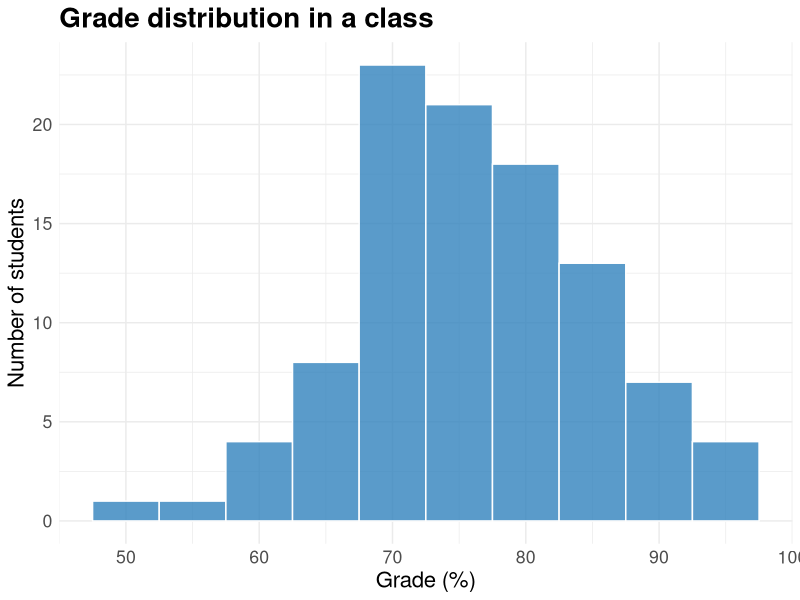
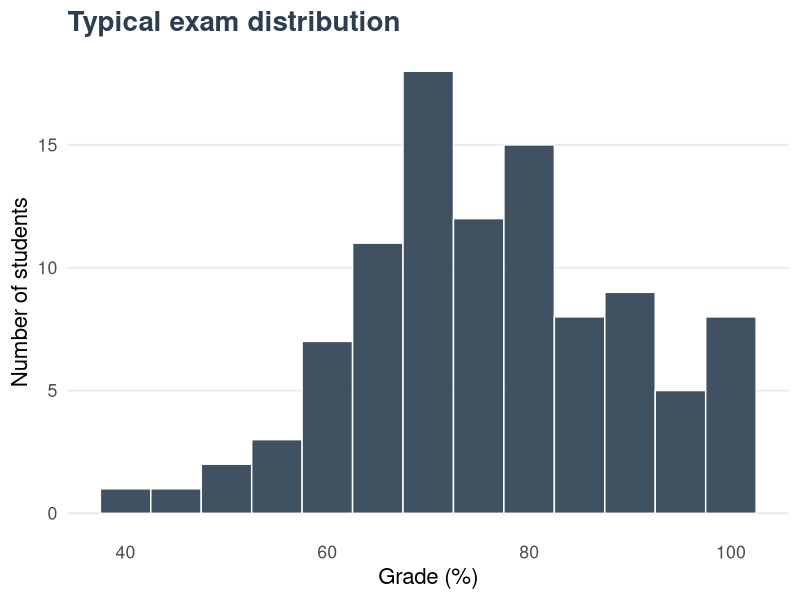
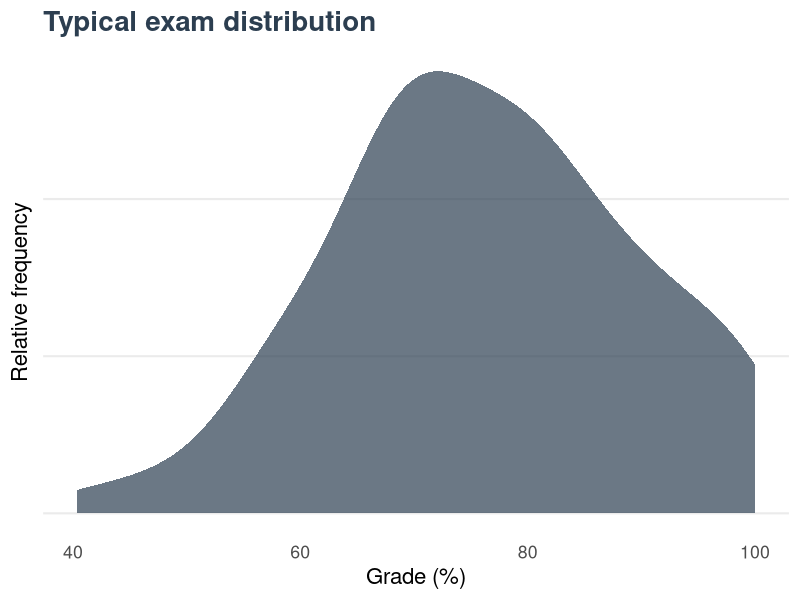
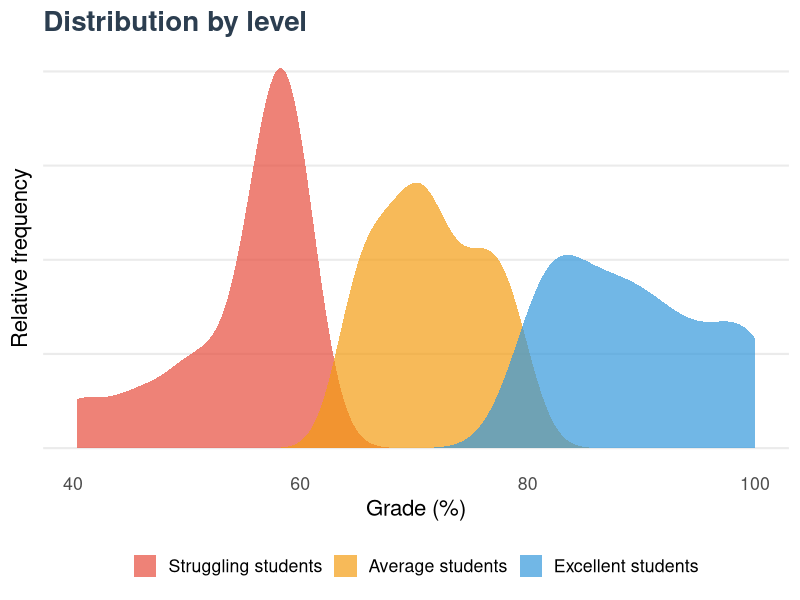
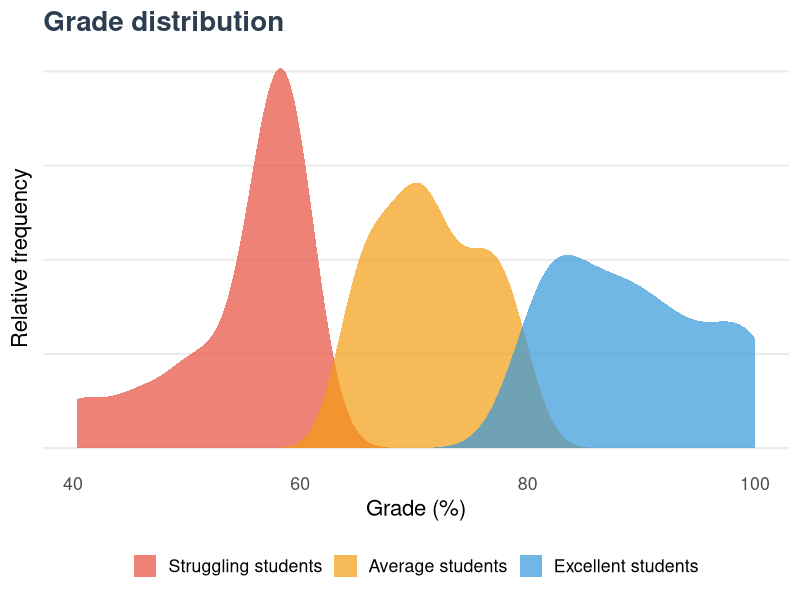
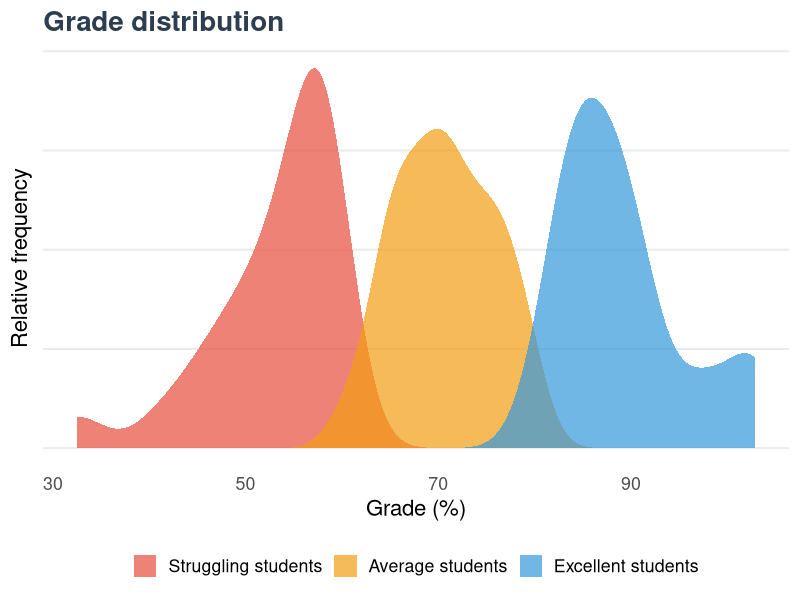
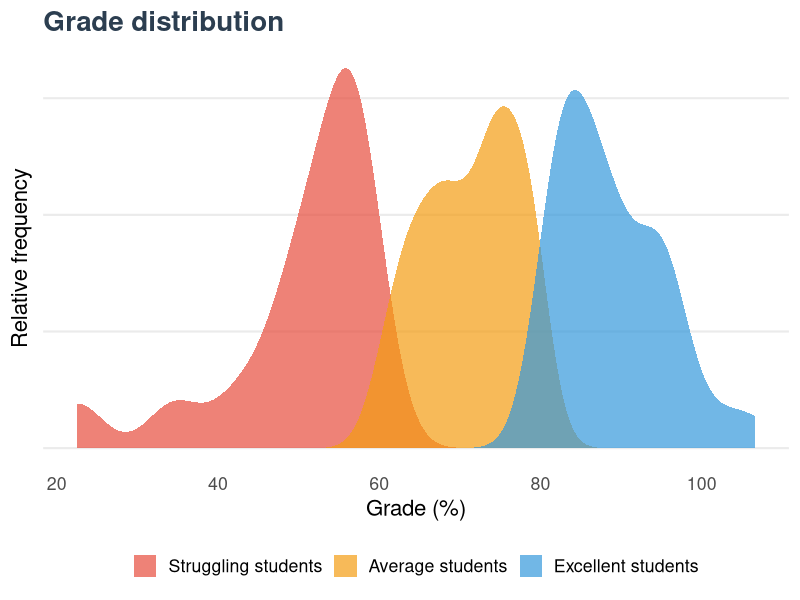
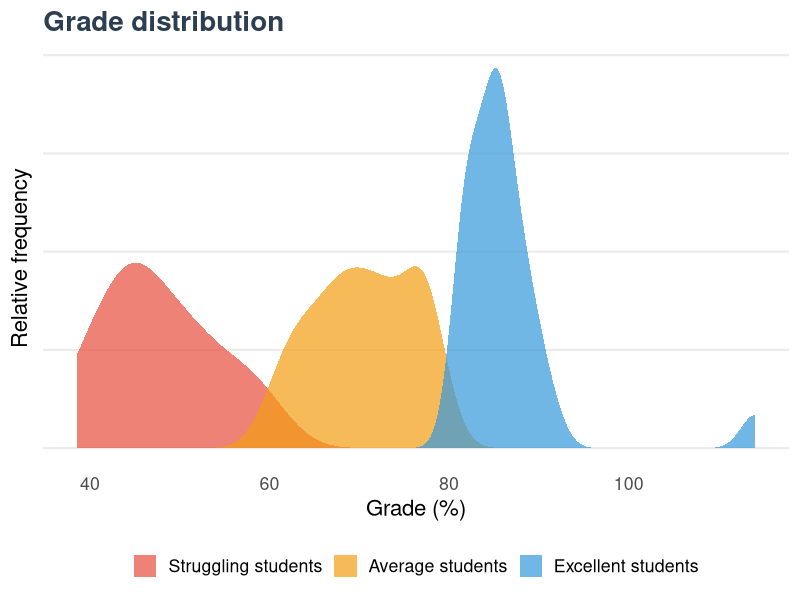

Reproduce these figures in R, in order.
## ---- chunk 1
#| echo: false
#| fig-align: center
library(ggplot2)

# Simulate exam grades
set.seed(123)
notes <- data.frame(
  Note = rnorm(100, mean = 75, sd = 10)
)

ggplot(notes, aes(x = Note)) +
  geom_histogram(binwidth = 5, fill = "#3182bd", color = "white", alpha = 0.8) +
  labs(
    title = "Grade distribution in a class",
    x = "Grade (%)",
    y = "Number of students"
  ) +
  theme_minimal() +
  theme(
    text = element_text(size = 16),
    plot.title = element_text(size = 20, face = "bold")
  )
## ---- chunk 2
#| echo: false
#| fig-align: center
library(ggplot2)

# Simulate data
set.seed(123)
n_students <- 100
performance <- rnorm(n_students, mean = 75, sd = 15)
# Ensure scores remain between 0 and 100
performance <- pmax(0, pmin(100, performance))

# Common theme
custom_theme <- theme_minimal(base_size = 16) +
  theme(
    plot.title = element_text(face = "bold", size = 20, color = "#2c3e50"),
    panel.grid.minor = element_blank(),
    panel.grid.major.x = element_blank(),
    legend.position = "bottom",
    legend.title = element_blank()
  )

# Histogram version
ggplot(data.frame(Score = performance), aes(x = Score)) +
  geom_histogram(binwidth = 5, fill = "#2c3e50", color = "white", alpha = 0.9) +
  scale_y_continuous(breaks = seq(0, 30, 5)) +
  labs(
    x = "Grade (%)",
    y = "Number of students",
    title = "Typical exam distribution"
  ) +
  custom_theme
## ---- chunk 3
#| echo: false
#| fig-align: center

# Single density distribution version
ggplot(data.frame(Score = performance), aes(x = Score)) +
  geom_density(fill = "#2c3e50", alpha = 0.7, color = NA) +
  scale_y_continuous(labels = NULL) + # Hide confusing numbers
  labs(
    x = "Grade (%)",
    y = "Relative frequency",
    title = "Typical exam distribution"
  ) +
  custom_theme +
  theme(axis.ticks.y = element_blank())
## ---- chunk 4
#| echo: false
#| fig-align: center

# Create groups
data <- data.frame(
  Score = performance,
  Groupe = cut(performance, 
              breaks = c(-Inf, 60, 80, Inf),
              labels = c("Struggling students", "Average students", "Excellent students"),
              include.lowest = TRUE)
)

# Modern colors
# Red (Difficulty), Orange/Gold (Average), Blue (Excellent)
colors <- c("#e74c3c", "#f39c12", "#3498db")

ggplot(data, aes(x = Score, fill = Groupe)) +
  geom_density(alpha = 0.7, color = NA) +
  scale_fill_manual(values = colors) +
  scale_y_continuous(labels = NULL) +
  labs(
    x = "Grade (%)",
    y = "Relative frequency",
    title = "Distribution by level"
  ) +
  custom_theme +
  theme(axis.ticks.y = element_blank())
## ---- chunk 5
#| echo: false
#| fig-align: center

# Common theme
custom_theme <- theme_minimal(base_size = 16) +
  theme(
    plot.title = element_text(face = "bold", size = 20, color = "#2c3e50"),
    panel.grid.minor = element_blank(),
    panel.grid.major.x = element_blank(),
    legend.position = "bottom",
    legend.title = element_blank(),
    axis.text.y = element_blank(),
    axis.ticks.y = element_blank()
  )
colors <- c("#e74c3c", "#f39c12", "#3498db")

# Same distribution for a good question
ggplot(data, aes(x = Score, fill = Groupe)) +
  geom_density(alpha = 0.7, color = NA) +
  scale_fill_manual(values = colors) +
  labs(
    x = "Grade (%)",
    y = "Relative frequency",
    title = "Grade distribution"
  ) +
  custom_theme
## ---- chunk 6
#| echo: false
#| fig-align: center
# Slight variation but same pattern
set.seed(124)
performance2 <- rnorm(n_students, mean = 72, sd = 16)
data2 <- data.frame(
  Score = performance2,
  Groupe = cut(performance2, 
              breaks = c(-Inf, 60, 80, Inf),
              labels = c("Struggling students", "Average students", "Excellent students"),
              include.lowest = TRUE)
)

ggplot(data2, aes(x = Score, fill = Groupe)) +
  geom_density(alpha = 0.7, color = NA) +
  scale_fill_manual(values = colors) +
  labs(
    x = "Grade (%)",
    y = "Relative frequency",
    title = "Grade distribution"
  ) +
  custom_theme
## ---- chunk 7
#| echo: false
#| fig-align: center
# New distribution but same pattern
set.seed(125)
performance3 <- rnorm(n_students, mean = 73, sd = 14)
data3 <- data.frame(
  Score = performance3,
  Groupe = cut(performance3, 
              breaks = c(-Inf, 60, 80, Inf),
              labels = c("Struggling students", "Average students", "Excellent students"),
              include.lowest = TRUE)
)

ggplot(data3, aes(x = Score, fill = Groupe)) +
  geom_density(alpha = 0.7, color = NA) +
  scale_fill_manual(values = colors) +
  labs(
    x = "Grade (%)",
    y = "Relative frequency",
    title = "Grade distribution"
  ) +
  custom_theme
## ---- chunk 8
#| echo: false
#| fig-align: center
# Another variation with the same pattern
set.seed(126)
performance4 <- rnorm(n_students, mean = 71, sd = 15)
data4 <- data.frame(
  Score = performance4,
  Groupe = cut(performance4, 
              breaks = c(-Inf, 60, 80, Inf),
              labels = c("Struggling students", "Average students", "Excellent students"),
              include.lowest = TRUE)
)

ggplot(data4, aes(x = Score, fill = Groupe)) +
  geom_density(alpha = 0.7, color = NA) +
  scale_fill_manual(values = colors) +
  labs(
    x = "Grade (%)",
    y = "Relative frequency",
    title = "Grade distribution"
  ) +
  custom_theme
## ---- chunk 9
#| echo: false
#| fig-align: center

# Reversed distribution for the problematic question
performance_reversed <- 100 - performance + rnorm(n_students, mean = 0, sd = 5)
data_prob <- data.frame(
  Score = performance_reversed,
  Groupe = cut(performance, 
              breaks = c(-Inf, 60, 80, Inf),
              labels = c("Struggling students", "Average students", "Excellent students"),
              include.lowest = TRUE)
)

ggplot(data_prob, aes(x = Score, fill = Groupe)) +
  geom_density(alpha = 0.7, color = NA) +
  scale_fill_manual(values = colors) +
  labs(
    x = "Grade (%)",
    y = "Relative frequency",
    title = "Reversed distribution!"
  ) +
  custom_theme +
  annotate("text", x = 20, y = 0.02, 
           label = "Best students\nfail?!", 
           color = "#e74c3c", size = 6, fontface = "bold")
## ---- chunk 10
#| echo: false
#| fig-align: center
#| fig-width: 15
#| fig-height: 4.5

# Simulate data for all questions
set.seed(123)
n_students <- 100

# Create scores for the 4 good questions
q1 <- rnorm(n_students, mean = 75, sd = 15)  # Causes of the war
q2 <- rnorm(n_students, mean = 72, sd = 16)  # Barbarossa
q3 <- rnorm(n_students, mean = 73, sd = 14)  # Economic impact
q4 <- rnorm(n_students, mean = 71, sd = 15)  # Yalta
# Problematic question (inverse of q1)
q5 <- 100 - q1 + rnorm(n_students, mean = 0, sd = 5)

data <- data.frame(
  Question = rep(c("Causes", "Barbarossa", "Economy", "Yalta", "Cigars"), each = n_students),
  Score = c(q1, q2, q3, q4, q5),
  Type = rep(c("Good question", "Good question", "Good question", "Good question", "Suspicious question"), 
            each = n_students)
)

# Theme
custom_theme <- theme_minimal(base_size = 16) +
  theme(
    plot.title = element_text(face = "bold", size = 20, color = "#2c3e50"),
    panel.grid.minor = element_blank(),
    panel.grid.major.x = element_blank(),
    legend.position = "bottom",
    legend.title = element_blank(),
    axis.text.y = element_blank(),
    axis.ticks.y = element_blank(),
    strip.text = element_text(size = 14, face = "bold", color = "#2c3e50")
  )

ggplot(data, aes(x = Score, fill = Type)) +
  geom_density(alpha = 0.7, color = NA) +
  facet_wrap(~Question, nrow = 1) +
  scale_fill_manual(values = c("#3498db", "#e74c3c")) + # Blue (Good), Red (Bad)
  labs(
    title = "Grade distribution for each question",
    x = "Grade (%)",
    y = "Relative frequency"
  ) +
  custom_theme
## ---- chunk 11
df <- swiss
ggplot(df, aes(x = Agriculture, y = Fertility, color = Education)) 
## ---- chunk 12
ggplot(df, aes(x = Agriculture, y = Fertility, color = Education)) +
  geom_point(alpha = 0.8) # alpha is transparency
## ---- chunk 13
ggplot(df, aes(x = Agriculture, y = Fertility, color = Education)) +
  geom_point(alpha = 0.8) + # alpha is transparency
  scale_color_gradient(low = "blue", high = "red", name = "Education") 
## ---- chunk 14
ggplot(df, aes(x = Agriculture, y = Fertility, color = Education)) +
  geom_point(alpha = 0.8) + # alpha is transparency
  scale_color_gradient(low = "blue", high = "red", name = "Education") +
  labs(
    title = "Relationship between agriculture and fertility in Switzerland",
    x = "Percentage of agriculture",
    y = "Fertility"
  ) 
## ---- chunk 15
ggplot(df, aes(x = Agriculture, y = Fertility, color = Education)) +
  geom_point(alpha = 0.8) + # alpha is transparency
  scale_color_gradient(low = "blue", high = "red", name = "Education") +
  labs(
    title = "Relationship between agriculture and fertility in Switzerland",
    x = "Percentage of agriculture",
    y = "Fertility"
  ) +
  theme_minimal()
## ---- chunk 16
ggplot(df, aes(x = Fertility)) +
  geom_histogram(fill = "skyblue", color = "white", bins = 5) +
  labs(
    title = "Distribution of fertility in Switzerland",
    x = "Fertility",
    y = "Number of cantons"
  ) +
  theme_minimal()
## ---- chunk 17
#| echo: false
#| warning: false
#| message: false
library(ggplot2)
library(dplyr)

# Create example data for height prediction
set.seed(123)
n <- 50
father_height <- rnorm(n, 175, 7)
# Using slope of 0.5 to demonstrate regression to mean
son_height <- 0.5 * father_height + rnorm(n, 85, 5)
height_data <- data.frame(father = father_height, son = son_height)

# Add reference line data
ref_data <- data.frame(
  x = c(min(father_height), max(father_height)),
  y = c(min(father_height), max(father_height))
)

ggplot(height_data, aes(x = father, y = son)) +
  # Add reference line first (what Galton expected)
  geom_line(data = ref_data, aes(x = x, y = y), 
            color = "gray", linetype = "dashed", size = 1) +
  geom_point(alpha = 0.6, color = "#1f77b4") +
  geom_smooth(method = "lm", color = "#d62728", se = FALSE) +
  labs(
    title = "Galton's Discovery",
    subtitle = "Dashed line: what he expected (slope = 1)\nRed line: what he observed (slope < 1)",
    x = "Father's height (cm)",
    y = "Son's height (cm)"
  ) +
  theme_minimal() +
  theme(
    text = element_text(size = 12),
    plot.title = element_text(size = 16, face = "bold"),
    plot.subtitle = element_text(size = 12)
  ) +
  annotate("text", x = 185, y = 165, 
           label = "Regression\nto the mean", 
           color = "#d62728", 
           size = 4)
## ---- chunk 18
#| echo: false
#| warning: false
#| message: false

# Create example data for intuitive understanding
set.seed(456)
x <- seq(1, 10, length.out = 30)
y <- 2 * x + rnorm(30, 0, 1.5)
intuitive_data <- data.frame(x = x, y = y)

ggplot(intuitive_data, aes(x = x, y = y)) +
  geom_point(color = "#1f77b4", size = 3) +
  labs(
    title = "Regression finds the best line",
    subtitle = "It minimizes the distance between the points and the line",
    x = "Variable X",
    y = "Variable Y"
  ) +
  theme_minimal() +
  theme(
    text = element_text(size = 12),
    plot.title = element_text(size = 16, face = "bold"),
    plot.subtitle = element_text(size = 12)
  )
## ---- chunk 19
#| echo: false
#| warning: false
#| message: false

ggplot(intuitive_data, aes(x = x, y = y)) +
  geom_smooth(method = "lm", color = "#d62728", se = FALSE) +
  geom_point(color = "#1f77b4", size = 3) +
  geom_segment(
    aes(xend = x, yend = predict(lm(y ~ x))),
    color = "darkgray",
    linetype = "dashed"
  ) +
  labs(
    title = "Regression finds the best line",
    subtitle = "It minimizes the distance between the points and the line",
    x = "Variable X",
    y = "Variable Y"
  ) +
  theme_minimal() +
  theme(
    text = element_text(size = 12),
    plot.title = element_text(size = 16, face = "bold"),
    plot.subtitle = element_text(size = 12)
  )
## ---- chunk 20
#| echo: false
#| warning: false
#| message: false

# Create example data for intuitive understanding
set.seed(456)
x <- seq(1, 10, length.out = 30)
y <- 2 * x + rnorm(30, 0, 1.5)
intuitive_data <- data.frame(x = x, y = y)

ggplot(intuitive_data, aes(x = x, y = y)) +
  geom_point(color = "#1f77b4", size = 3) +
  geom_smooth(method = "lm", color = "#d62728", se = TRUE) +
  labs(
    title = "Regression finds the best line",
    subtitle = "It minimizes the distance between the points and the line",
    x = "Variable X",
    y = "Variable Y"
  ) +
  theme_minimal() +
  theme(
    text = element_text(size = 12),
    plot.title = element_text(size = 16, face = "bold"),
    plot.subtitle = element_text(size = 12)
  )
